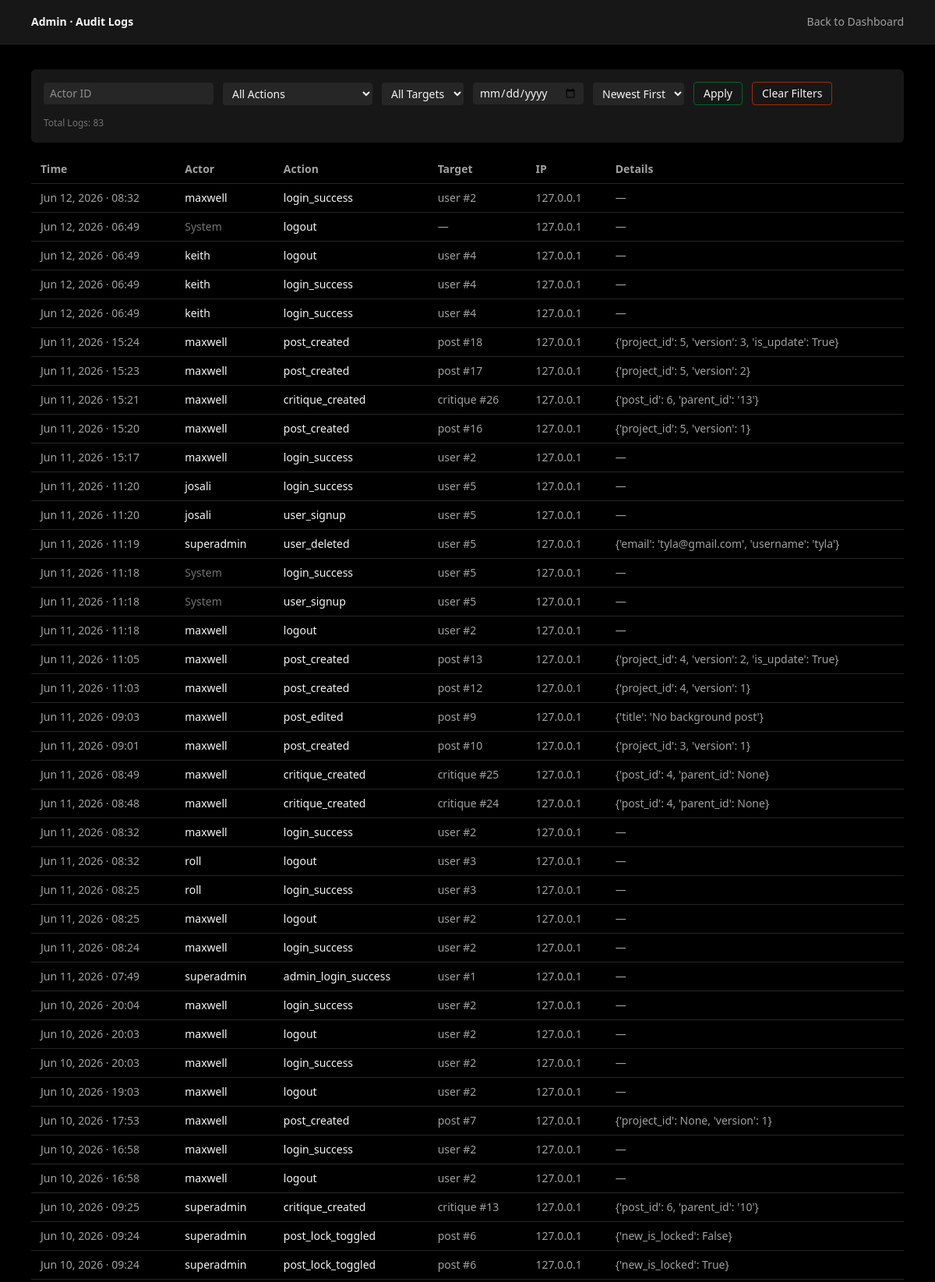
/auditlogs (signed in, upper part), run on the app's committed database.
### models.py (models this page shows)
class AuditLog(db.Model):
    id = db.Column(db.Integer, primary_key=True)
    actor_id = db.Column(db.Integer, db.ForeignKey("user.id"))
    action = db.Column(db.String(100), nullable=False)
    target_type = db.Column(db.String(50))
    target_id = db.Column(db.Integer)
    details = db.Column(db.JSON)
    ip_address = db.Column(db.String(45))
    created_at = db.Column(db.DateTime, default=datetime.utcnow)
    actor = db.relationship("User", backref="audit_logs")

class User(db.Model):
    __tablename__ = "user"
    __table_args__ = (
        db.UniqueConstraint("username", name="uq_user_username"),
        db.UniqueConstraint("email", name="uq_user_email"),
    )
    id = db.Column(db.Integer, primary_key=True)
    username = db.Column(db.String(50), nullable=False)
    email = db.Column(db.String(120), nullable=False)
    password_hash = db.Column(db.String(255), nullable=False)
    last_seen = db.Column(db.DateTime, default=datetime.utcnow)
    profile_pic = db.Column(db.String(255), nullable=True)
    is_admin = db.Column(db.Boolean, default=False)
    is_banned = db.Column(db.Boolean, default=False)
    created_at = db.Column(db.DateTime, default=datetime.utcnow)
    reports = db.Column(db.Integer, default=0)
    posts = db.relationship("Post", back_populates="user")
    projects = db.relationship("Project", back_populates="owner", cascade="all, delete-orphan")
    vote = db.relationship("Vote", back_populates="user", cascade="all, delete-orphan")
    contact = db.relationship(
        "UserContact",
        back_populates="user",
        uselist=False
    )
    critiques_authored = db.relationship("Critique", back_populates="author", cascade="all, delete-orphan")
    followed = db.relationship(
        "User",
        secondary=followers,
        primaryjoin=(id == followers.c.follower_id),
        secondaryjoin=(id == followers.c.followed_id),
        backref=db.backref("followers", lazy="dynamic"),
        lazy="dynamic"
    )

### app.py (the view)
@app.route("/auditlogs")
@admin_required
def audit_logs():
    actor_id = request.args.get("actor_id", type=int)
    action = request.args.get("action", type=str)
    target_type = request.args.get("target_type", type=str)
    start_date = request.args.get("start_date", type=str)
    order = request.args.get("sort", "desc")
    query = AuditLog.query
    if actor_id:
        query = query.filter(AuditLog.actor_id == actor_id)
    if action:
        query = query.filter(AuditLog.action == action)
    if target_type:
        query = query.filter(AuditLog.target_type == target_type)
    if start_date:
        try:
            date_obj = datetime.strptime(start_date, "%Y-%m-%d")
            query = query.filter(AuditLog.created_at >= date_obj)
        except ValueError:
            pass
    if order == "asc":
        query = query.order_by(AuditLog.created_at.asc())
    else:
        query = query.order_by(AuditLog.created_at.desc())
    logs = query.all()
    total_logs = query.count()
    return render_template("auditlogs.html", logs=logs, total_logs=total_logs)

### app.py (called while the page is built)
def admin_required(view_func):
    @wraps(view_func)
    def wrapped_view(*args, **kwargs):
        if not session.get("user_id") or not session.get("is_admin"):
            flash("Admin access required.", "error")
            return redirect(url_for("admin_login"))
        return view_func(*args, **kwargs)
    return wrapped_view

@app.before_request
def update_last_seen():
    user_id = session.get("user_id")
    if not user_id:
        return
    user = User.query.get(user_id)
    if not user:
        return
    now = datetime.utcnow()
    if not user.last_seen or user.last_seen < now - LAST_SEEN_THROTTLE:
        user.last_seen = now
        db.session.commit()

@app.context_processor
def inject_user():
    return {
        "is_logged_in": "user_id" in session,
        "is_admin": session.get("is_admin", False)
    }

### templates/auditlogs.html (shortened to what this page needs)
<!doctype html>
<html lang="en">
  <head>
    <link rel="stylesheet" href="/static/output.css" />
  </head>
  <body class="bg-neutral-950 text-neutral-100">
    <header class="bg-neutral-900 border-b border-neutral-800">
      <div
        class="max-w-6xl mx-auto px-4 h-14 flex items-center justify-between"
      >
        <span class="text-sm font-semibold">Admin · Audit Logs</span>
        <a
          href="{{ url_for('admin_dashboard') }}"
          class="text-sm text-neutral-400 hover:text-neutral-200"
        >
          Back to Dashboard
        </a>
      </div>
    </header>
    <main class="max-w-6xl mx-auto px-4 py-8">
      <div
        class="bg-neutral-900 p-4 rounded-md mb-4 flex flex-wrap gap-3 items-end"
      >
        <form
          method="get"
          class="flex flex-wrap items-center gap-3 w-full text-sm"
        >
          <input
            type="number"
            name="actor_id"
            placeholder="Actor ID"
            class="px-2 py-1 rounded bg-neutral-800 text-neutral-100 focus:outline-none focus:ring-1 focus:ring-green-500"
          />
          <select
            name="action"
            class="px-2 py-1 rounded bg-neutral-800 text-neutral-100 focus:outline-none focus:ring-1 focus:ring-green-500"
          >
            <option value="">All Actions</option>
          </select>
          <select
            name="target_type"
            class="px-2 py-1 rounded bg-neutral-800 text-neutral-100 focus:outline-none focus:ring-1 focus:ring-green-500"
          >
            <option value="">All Targets</option>
          </select>
          <input
            type="date"
            name="start_date"
            class="px-2 py-1 rounded bg-neutral-800 text-neutral-100 focus:outline-none focus:ring-1 focus:ring-green-500"
          />
          <select
            name="sort"
            class="px-2 py-1 rounded bg-neutral-800 text-neutral-100 focus:outline-none focus:ring-1 focus:ring-green-500"
          >
            <option value="desc">Newest First</option>
          </select>
          <button
            type="submit"
            class="px-3 py-1 border border-green-800 text-neutral-100 rounded hover:text-green-800"
          >
            Apply
          </button>
          <button
            type="submit"
            class="px-3 py-1 border border-orange-800 text-neutral-100 rounded hover:text-orange-800"
          >
            Clear Filters
          </button>
          <div>
            <span class="text-neutral-500 text-xs">
              Total Logs: {{ total_logs }}
            </span>
          </div>
        </form>
      </div>
      <div class="overflow-x-auto">
        <table class="w-full text-sm border-collapse">
          <thead>
            <tr class="border-b border-neutral-800">
              <th class="text-left px-3 py-2 text-neutral-400">Time</th>
              <th class="text-left px-3 py-2 text-neutral-400">Actor</th>
              <th class="text-left px-3 py-2 text-neutral-400">Action</th>
              <th class="text-left px-3 py-2 text-neutral-400">Target</th>
              <th class="text-left px-3 py-2 text-neutral-400">IP</th>
              <th class="text-left px-3 py-2 text-neutral-400">Details</th>
            </tr>
          </thead>
          <tbody>
            {% for log in logs %}
            <tr class="border-b border-neutral-800 hover:bg-neutral-800">
              <td class="px-3 py-2 text-neutral-400 whitespace-nowrap">
                {{ log.created_at.strftime("%b %d, %Y · %H:%M") }}
              </td>
              <td class="px-3 py-2">
                {% if log.actor %} {{ log.actor.username }} {% else %}
                <span class="text-neutral-500">System</span>
                {% endif %}
              </td>
              <td class="px-3 py-2 font-medium">{{ log.action }}</td>
              <td class="px-3 py-2 text-neutral-400">
                {% if log.target_type and log.target_id %} {{ log.target_type }}
                #{{ log.target_id }} {% else %} — {% endif %}
              </td>
              <td class="px-3 py-2 text-neutral-400">
                {{ log.ip_address or "—" }}
              </td>
              <td class="px-3 py-2 text-neutral-400 max-w-xs truncate">
                {% if log.details %} {{ log.details }} {% else %} — {% endif %}
              </td>
            </tr>
            {% else %}
            <tr>
              <td colspan="6" class="px-3 py-6 text-center text-neutral-500">
                No logs recorded yet.
              </td>
            </tr>
            {% endfor %}
          </tbody>
        </table>
      </div>
    </main>
  </body>
</html>

### data on the page
AuditLog: created_at "Jun 12, 2026 · 08:32", actor.username "maxwell", action "login_success", target_type "user", target_id "2", ip_address "127.0.0.1"
AuditLog: created_at "Jun 12, 2026 · 06:49", shows "System", action "logout", ip_address "127.0.0.1"
AuditLog: created_at "Jun 12, 2026 · 06:49", actor.username "keith", action "logout", target_type "user", target_id "4", ip_address "127.0.0.1"
AuditLog: created_at "Jun 12, 2026 · 06:49", actor.username "keith", action "login_success", target_type "user", target_id "4", ip_address "127.0.0.1"
AuditLog: created_at "Jun 12, 2026 · 06:49", actor.username "keith", action "login_success", target_type "user", target_id "4", ip_address "127.0.0.1"
AuditLog: created_at "Jun 11, 2026 · 15:24", actor.username "maxwell", action "post_created", target_type "post", target_id "18", ip_address "127.0.0.1", details "{'project_id': 5, 'version': 3, 'is_update': True}"
AuditLog: created_at "Jun 11, 2026 · 15:23", actor.username "maxwell", action "post_created", target_type "post", target_id "17", ip_address "127.0.0.1", details "{'project_id': 5, 'version': 2}"
AuditLog: created_at "Jun 11, 2026 · 15:21", actor.username "maxwell", action "critique_created", target_type "critique", target_id "26", ip_address "127.0.0.1", details "{'post_id': 6, 'parent_id': '13'}"
AuditLog: created_at "Jun 11, 2026 · 15:20", actor.username "maxwell", action "post_created", target_type "post", target_id "16", ip_address "127.0.0.1", details "{'project_id': 5, 'version': 1}"
AuditLog: created_at "Jun 11, 2026 · 15:17", actor.username "maxwell", action "login_success", target_type "user", target_id "2", ip_address "127.0.0.1"
AuditLog: created_at "Jun 11, 2026 · 11:20", actor.username "josali", action "login_success", target_type "user", target_id "5", ip_address "127.0.0.1"
AuditLog: created_at "Jun 11, 2026 · 11:20", actor.username "josali", action "user_signup", target_type "user", target_id "5", ip_address "127.0.0.1"
AuditLog: created_at "Jun 11, 2026 · 11:19", actor.username "superadmin", action "user_deleted", target_type "user", target_id "5", ip_address "127.0.0.1", details "{'email': 'tyla@gmail.com', 'username': 'tyla'}"
AuditLog: created_at "Jun 11, 2026 · 11:18", shows "System", action "login_success", target_type "user", target_id "5", ip_address "127.0.0.1"
AuditLog: created_at "Jun 11, 2026 · 11:18", shows "System", action "user_signup", target_type "user", target_id "5", ip_address "127.0.0.1"
AuditLog: created_at "Jun 11, 2026 · 11:18", actor.username "maxwell", action "logout", target_type "user", target_id "2", ip_address "127.0.0.1"
AuditLog: created_at "Jun 11, 2026 · 11:05", actor.username "maxwell", action "post_created", target_type "post", target_id "13", ip_address "127.0.0.1", details "{'project_id': 4, 'version': 2, 'is_update': True}"
AuditLog: created_at "Jun 11, 2026 · 11:03", actor.username "maxwell", action "post_created", target_type "post", target_id "12", ip_address "127.0.0.1", details "{'project_id': 4, 'version': 1}"
AuditLog: created_at "Jun 11, 2026 · 09:03", actor.username "maxwell", action "post_edited", target_type "post", target_id "9", ip_address "127.0.0.1", details "{'title': 'No background post'}"
AuditLog: created_at "Jun 11, 2026 · 09:01", actor.username "maxwell", action "post_created", target_type "post", target_id "10", ip_address "127.0.0.1", details "{'project_id': 3, 'version': 1}"
AuditLog: created_at "Jun 11, 2026 · 08:49", actor.username "maxwell", action "critique_created", target_type "critique", target_id "25", ip_address "127.0.0.1", details "{'post_id': 4, 'parent_id': None}"
AuditLog: created_at "Jun 11, 2026 · 08:48", actor.username "maxwell", action "critique_created", target_type "critique", target_id "24", ip_address "127.0.0.1", details "{'post_id': 4, 'parent_id': None}"
AuditLog: created_at "Jun 11, 2026 · 08:32", actor.username "maxwell", action "login_success", target_type "user", target_id "2", ip_address "127.0.0.1"
AuditLog: created_at "Jun 11, 2026 · 08:32", actor.username "roll", action "logout", target_type "user", target_id "3", ip_address "127.0.0.1"
AuditLog: created_at "Jun 11, 2026 · 08:25", actor.username "roll", action "login_success", target_type "user", target_id "3", ip_address "127.0.0.1"
AuditLog: created_at "Jun 11, 2026 · 08:25", actor.username "maxwell", action "logout", target_type "user", target_id "2", ip_address "127.0.0.1"
AuditLog: created_at "Jun 11, 2026 · 08:24", actor.username "maxwell", action "login_success", target_type "user", target_id "2", ip_address "127.0.0.1"
AuditLog: created_at "Jun 11, 2026 · 07:49", actor.username "superadmin", action "admin_login_success", target_type "user", target_id "1", ip_address "127.0.0.1"
AuditLog: created_at "Jun 10, 2026 · 20:04", actor.username "maxwell", action "login_success", target_type "user", target_id "2", ip_address "127.0.0.1"
AuditLog: created_at "Jun 10, 2026 · 20:03", actor.username "maxwell", action "logout", target_type "user", target_id "2", ip_address "127.0.0.1"
AuditLog: created_at "Jun 10, 2026 · 20:03", actor.username "maxwell", action "login_success", target_type "user", target_id "2", ip_address "127.0.0.1"
AuditLog: created_at "Jun 10, 2026 · 19:03", actor.username "maxwell", action "logout", target_type "user", target_id "2", ip_address "127.0.0.1"
AuditLog: created_at "Jun 10, 2026 · 17:53", actor.username "maxwell", action "post_created", target_type "post", target_id "7", ip_address "127.0.0.1", details "{'project_id': None, 'version': 1}"
AuditLog: created_at "Jun 10, 2026 · 16:58", actor.username "maxwell", action "login_success", target_type "user", target_id "2", ip_address "127.0.0.1"
AuditLog: created_at "Jun 10, 2026 · 16:58", actor.username "maxwell", action "logout", target_type "user", target_id "2", ip_address "127.0.0.1"
AuditLog: created_at "Jun 10, 2026 · 09:25", actor.username "superadmin", action "critique_created", target_type "critique", target_id "13", ip_address "127.0.0.1", details "{'post_id': 6, 'parent_id': '10'}"
AuditLog: created_at "Jun 10, 2026 · 09:24", actor.username "superadmin", action "post_lock_toggled", target_type "post", target_id "6", ip_address "127.0.0.1", details "{'new_is_locked': False}"
AuditLog: created_at "Jun 10, 2026 · 09:24", actor.username "superadmin", action "post_lock_toggled", target_type "post", target_id "6", ip_address "127.0.0.1", details "{'new_is_locked': True}"

### other printed values
{{ total_logs }} "83"
